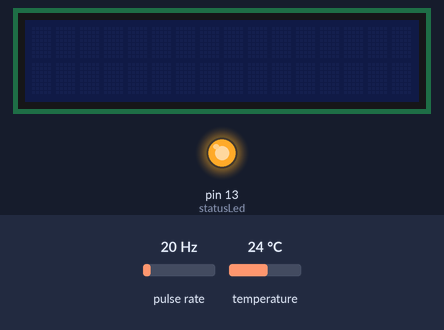
The sketch below on a simulated Arduino Uno, built with avr-gcc and run on an emulated ATmega328P. Parts: 16×2 character LCD, output pins drawn as LEDs (lit = HIGH). Wiring (inferred from the names in the program): pulse sensor: data pin 2. Inputs (shaded band) come from the test bench; at power-on: pulse rate 20 Hz, temperature 24 °C. What the sketch prints to the serial monitor is not drawn.

Above: at 2.7 s.
2.8 s: pulse rate (sensor on pin 2) set to 4 Hz
At 12.0 s:
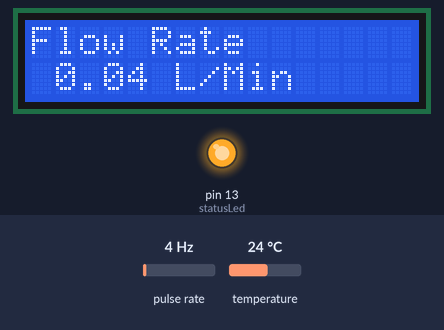
12.3 s: temperature set to 12 °C
At 17.0 s:
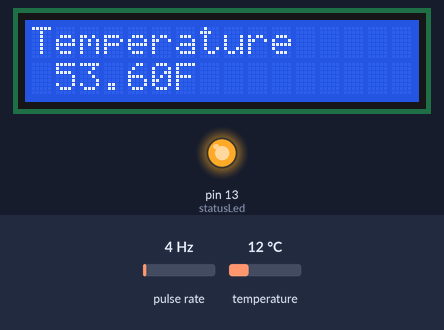
17.3 s: pulse rate (sensor on pin 2) set to 50 Hz
At 27.0 s:
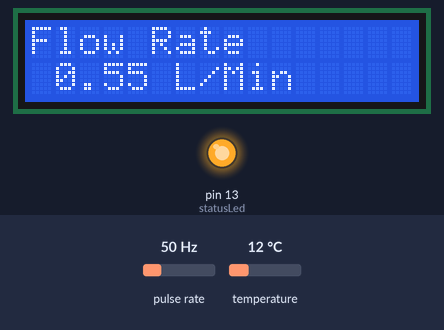
27.3 s: temperature set to 19 °C
At 32.0 s:
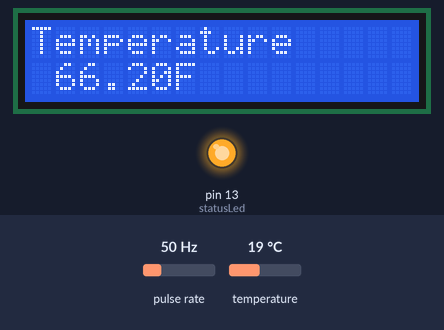
32.3 s: pulse rate (sensor on pin 2) set to 100 Hz
At 41.1 s:
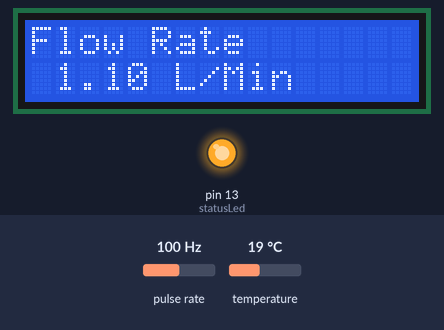
42.3 s: temperature set to 28 °C
At 46.2 s:
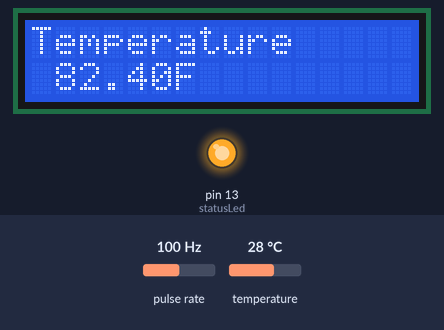
Timing chart, 0 to 47.7 s (numbered marks = the images above; inputs shaded):
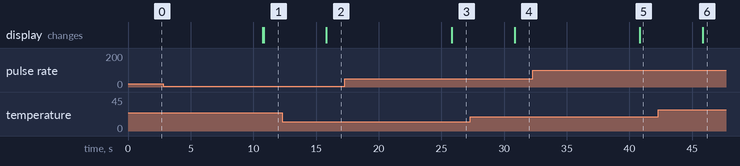

The sketch:

flow.c.ino
```cpp
#include <OneWire.h>
#include <DallasTemperature.h>

//Thermometer
#define ONE_WIRE_BUS 11

// Setup a oneWire instance to communicate with any OneWire devices (not just Maxim/Dallas temperature ICs)
OneWire oneWire(ONE_WIRE_BUS);

// Pass our oneWire reference to Dallas Temperature.
DallasTemperature sensors(&oneWire);

// LED
#include <LiquidCrystal.h>
const int rs = 4, en = 5, d4 = 6, d5 = 7, d6 = 8, d7 = 9;
LiquidCrystal lcd(rs, en, d4, d5, d6, d7);
byte statusLed    = 13;

// Flow Sensor
byte sensorInterrupt = 0;  // 0 = digital pin 2
byte sensorPin       = 2;

float calibrationFactor = 91.2;
volatile byte pulseCount;

float flowRate;
unsigned int flowMilliLitres;
unsigned long totalMilliLitres;
float lOut;


// Loop variables
unsigned long dhtPrevEventTime = 0;
const unsigned long dhtEventInterval = 5000; // temp interval in ms

unsigned long flowPrevEventTime = 0;
const unsigned long flowEventInterval = 1000; // flow interval in ms

unsigned long prevDisplayTime = 0;
const unsigned long displayTimerInterval = 5000; //Change the display every three seconds
unsigned long displayInternal = 0;
int displayId = 1;

// "Database" - Thought about making this more sophiticated but want Arduino processing fast not like a db
float temperature = 0;
float humidity = 0;


// "tuples" to send data to pi
String data_t1;
String data_f1;

void setup() {

  Serial.begin(9600);
  delay(500);//Delay to let system boot
  //Serial.println("DHT11 Humidity & temperature Sensor\n\n");
  delay(1000);//Wait before accessing Sensor
  sensors.begin();

  // Set up the status LED line as an output
  pinMode(statusLed, OUTPUT);
  digitalWrite(statusLed, HIGH);
  pinMode(sensorPin, INPUT);
  digitalWrite(sensorPin, HIGH);

  pulseCount        = 0;
  flowRate          = 0.0;
  flowMilliLitres   = 0;
  totalMilliLitres  = 0;

  // The Hall-effect sensor is connected to pin 2 which uses interrupt 0.
  // Configured to trigger on a FALLING state change (transition from HIGH
  // state to LOW state)
  attachInterrupt(sensorInterrupt, pulseCounter, FALLING);

}//end "setup()"

void loop() {
  /* Updates frequently */
  unsigned long currentTime = millis();

  // Rotate the display
  if ((currentTime - prevDisplayTime) > displayTimerInterval) {
    displayId = displayId + 1;
    if (displayId > 3) {
      displayId = 1;
    }
    //Serial.print("Display id is ");
    //Serial.print(displayId);
    prevDisplayTime = currentTime;

    if (displayId == 1) {
      lcd.begin(16, 2);
      lcd.print("Temperature ");
      lcd.setCursor(1, 1);
      lcd.print(temperature);
      lcd.setCursor(6, 1);
      lcd.println("F");
    }

    if (displayId == 3) {
      lcd.begin(16, 2);
      lcd.print("Flow Rate");
      lcd.setCursor(1, 1);
      lcd.print(flowRate);
      lcd.setCursor(6, 1);
      lcd.print("L/Min");
    }

  }

  if (currentTime - dhtPrevEventTime >= dhtEventInterval) {


    //Serial.print("Requesting temperatures...");
    sensors.requestTemperatures(); // Send the command to get temperatures
    //Serial.println("DONE");
    // After we got the temperatures, we can print them here.
    // We use the function ByIndex, and as an example get the temperature from the first sensor only.
    float tempF = sensors.getTempFByIndex(0);
    // Store the temp, humidity
    temperature = tempF;
    //Serial.print("temperature = ");
    //Serial.print(temperature, 1);
    //Serial.println("F");
    //Serial.write("Current Temperature")
    data_t1 = "T1_"+String(temperature, 1);
    Serial.print(data_t1);

    /* Update the timing for the next event */
    dhtPrevEventTime = currentTime;

  }

  if (currentTime - flowPrevEventTime >= flowEventInterval) {

    detachInterrupt(sensorInterrupt);

    // Because this loop may not complete in exactly 1 second intervals we calculate
    // the number of milliseconds that have passed since the last execution and use
    // that to scale the output. We also apply the calibrationFactor to scale the output
    // based on the number of pulses per second per units of measure (litres/minute in
    // this case) coming from the sensor.
    flowRate = ((1000.0 / (millis() - flowPrevEventTime)) * pulseCount) / calibrationFactor;

    // Note the time this processing pass was executed. Note that because we've
    // disabled interrupts the millis() function won't actually be incrementing right
    // at this point, but it will still return the value it was set to just before
    // interrupts went away.
    //oldTime = millis();

    // Divide the flow rate in litres/minute by 60 to determine how many litres have
    // passed through the sensor in this 1 second interval, then multiply by 1000 to
    // convert to millilitres.
    flowMilliLitres = (flowRate / 60) * 1000;

    // Add the millilitres passed in this second to the cumulative total
    totalMilliLitres += flowMilliLitres;
    Serial.print("V1_"+String(flowRate));

    unsigned int frac;

    // Reset the pulse counter so we can start incrementing again
    pulseCount = 0;

    // Enable the interrupt again now that we've finished sending output
    attachInterrupt(sensorInterrupt, pulseCounter, FALLING);

    /* Update the timing for the next event */
    flowPrevEventTime = currentTime;

  }
}// end loop()

/* Interrupt Service Routine (ISR). Called for every pulse */
void pulseCounter()
{
  // Increment the pulse counter
  pulseCount++;
}
```

Measured:
- after the input at 12.3 s, the display: changes after 3.5 s (image 2)
- after the input at 17.3 s, the display: changes after 8.5 s (image 3)
- after the input at 27.3 s, the display: changes after 3.5 s (image 4)
- after the input at 32.3 s, the display: changes after 8.5 s (image 5)
- after the input at 42.3 s, the display: changes after 3.5 s (image 6)
